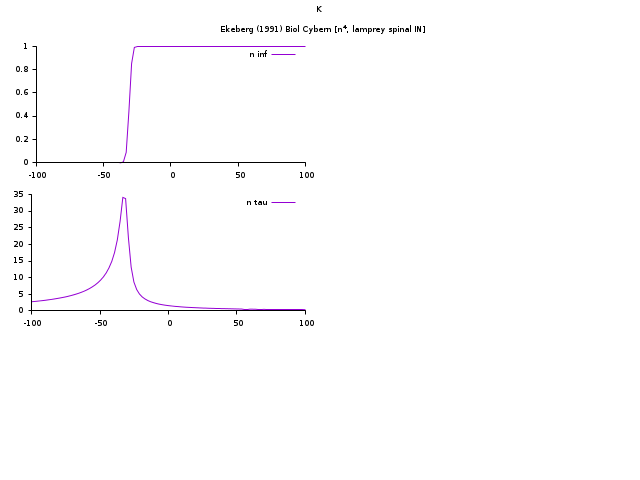

gnuplot code for this plot:
chan="K \n\n Ekeberg (1991) Biol Cybern [n^4, lamprey spinal IN]\n"

#set term postscript enh solid color 10
#set output "k-ekeberg1991.ps"

set term pngcairo fontscale 0.5
set output "k-ekeberg1991.png"

set multiplot layout 3,2 columns title chan
set border 3
se st d l
se xrange [-100:100]
se yrange [0:]
se xtic nomirror out
se ytic nomirror out

nalf(x)=0.02*(x-(-31))/(1-exp((-31-x)/0.8))
nbet(x)=0.005*(-28-x)/(1-exp((x-(-28))/0.4))
ninf(x)=nalf(x)/(nalf(x)+nbet(x))
ntau(x)=1/(nalf(x)+nbet(x))

p ninf(x) tit "n inf" # FIXME
p ntau(x) tit "n tau" # FIXME

unset multiplot
